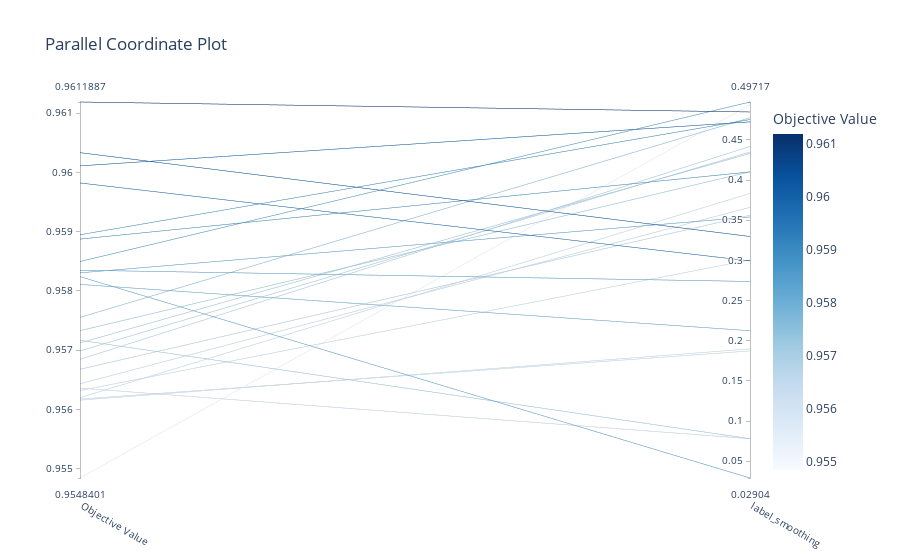

Here is the notebook cell this chart was saved with:
### Code cell
plot_parallel_coordinate(study)

### Figure 1 — Plotly figure (JSON) as saved in the notebook; plotly's stock layout.template omitted (floating-point values rounded to 4 significant figures)
{"data": [{"dimensions": [{"label": "Objective Value", "range": [0.9548, 0.9612], "values": [0.9562, 0.9589, 0.9564, 0.9598, 0.9564, 0.9572, 0.9582, 0.9571, 0.9563, 0.9583, 0.9581, 0.9601, 0.9612, 0.9576, 0.9573, 0.9589, 0.9548, 0.9603, 0.9583, 0.9562, 0.9567, 0.957, 0.9562, 0.9585, 0.9568]}, {"label": "label_smoothing", "range": [0.02904, 0.4972], "values": [0.1873, 0.4754, 0.366, 0.2993, 0.07801, 0.078, 0.02904, 0.4331, 0.3006, 0.354, 0.2124, 0.4724, 0.4848, 0.4776, 0.4103, 0.4101, 0.4936, 0.3297, 0.2738, 0.1898, 0.3562, 0.4349, 0.3833, 0.4972, 0.4418]}], "labelangle": 30, "labelside": "bottom", "line": {"color": [0.9562, 0.9589, 0.9564, 0.9598, 0.9564, 0.9572, 0.9582, 0.9571, 0.9563, 0.9583, 0.9581, 0.9601, 0.9612, 0.9576, 0.9573, 0.9589, 0.9548, 0.9603, 0.9583, 0.9562, 0.9567, 0.957, 0.9562, 0.9585, 0.9568], "colorbar": {"title": {"text": "Objective Value"}}, "colorscale": [[0, "rgb(247,251,255)"], [0.125, "rgb(222,235,247)"], [0.25, "rgb(198,219,239)"], [0.375, "rgb(158,202,225)"], [0.5, "rgb(107,174,214)"], [0.625, "rgb(66,146,198)"], [0.75, "rgb(33,113,181)"], [0.875, "rgb(8,81,156)"], [1, "rgb(8,48,107)"]], "reversescale": false, "showscale": true}, "type": "parcoords"}], "layout": {"autosize": true, "title": {"text": "Parallel Coordinate Plot"}}}
